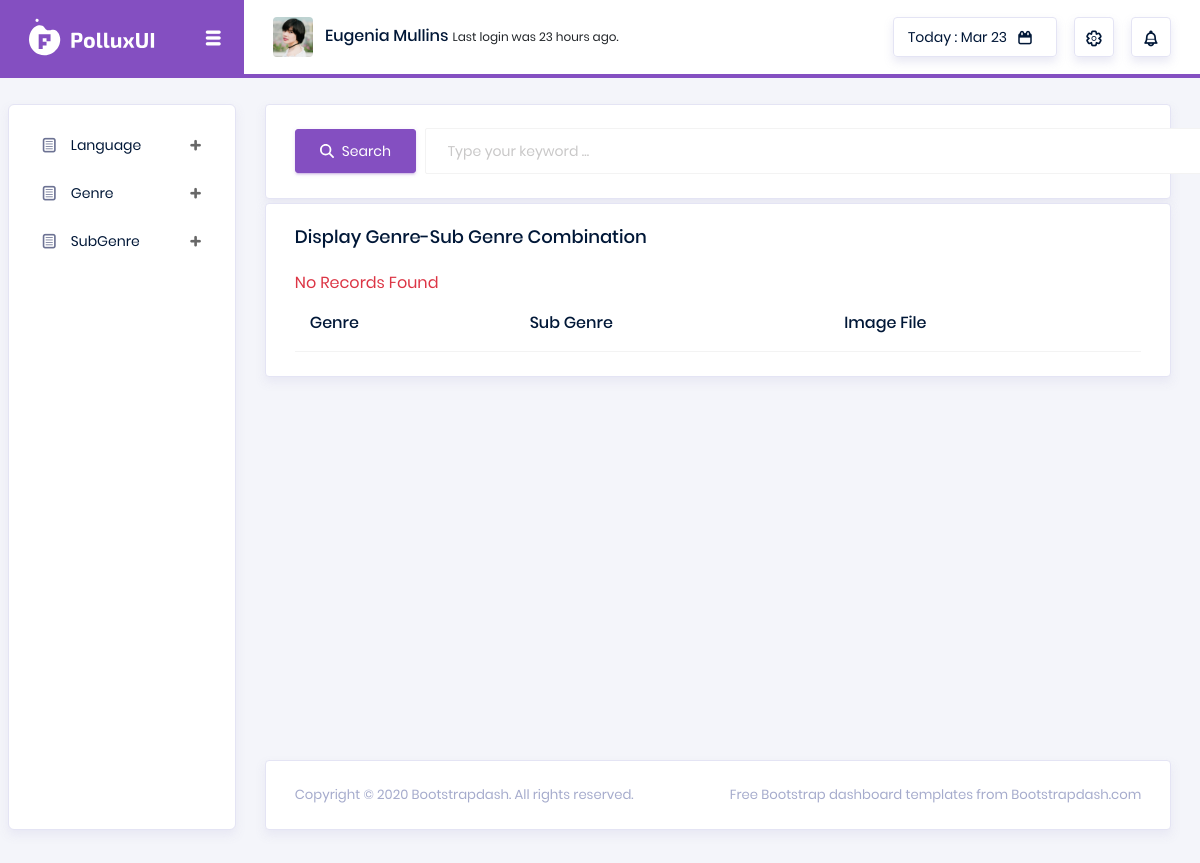
Before: /backend/Display-Subgenre-Combination with the older database file.
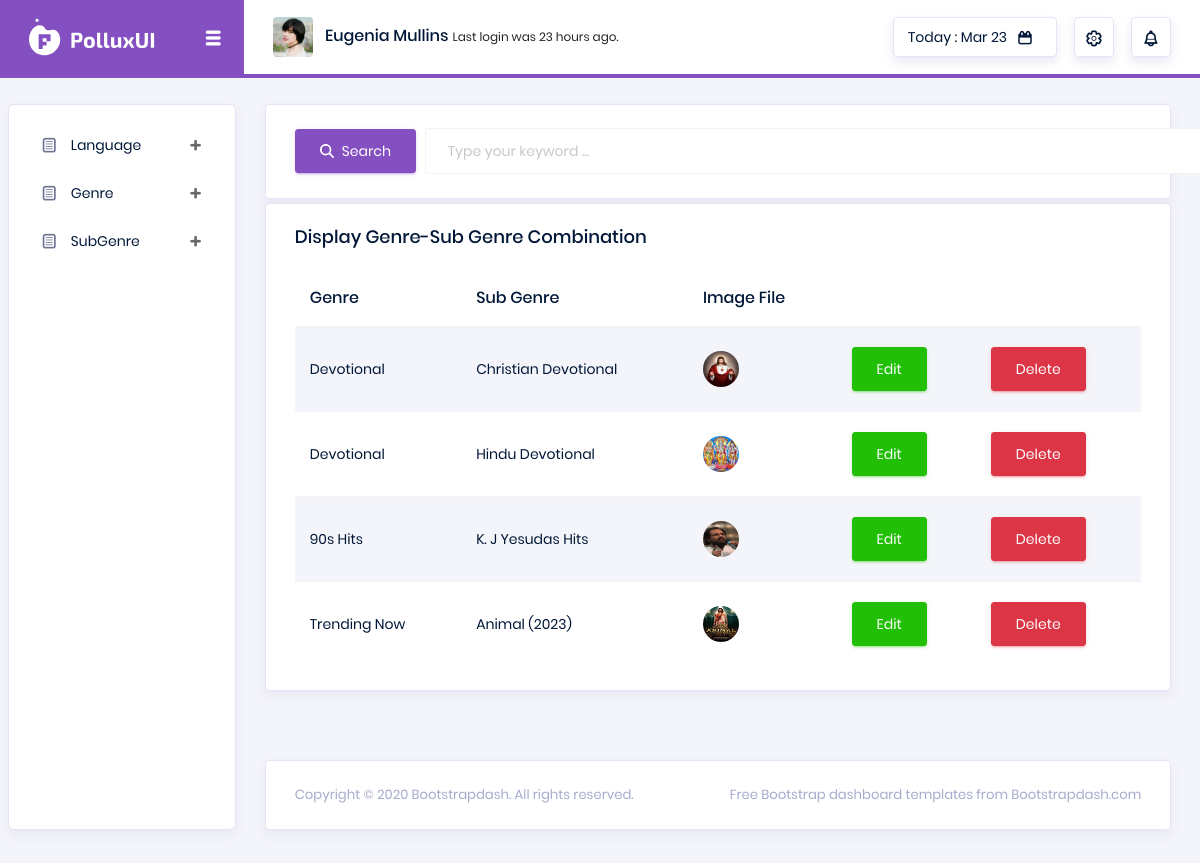
After: the same page with the newer database file.
### backend/models.py (models this page shows)
class SubCombinedDb(models.Model):
    Sub_Com_Genre = models.CharField(max_length=255, null=True, blank=True)
    Sub_Com_Res_SubGenre = models.CharField(max_length=255, null=True, blank=True)
    Sub_Com_Img_File = models.ImageField(upload_to='subcomb', null=True, blank=True)

### backend/views.py (the view)
# urls.py: path('Display-Subgenre-Combination', views.DisplaySubCombination, name='DisplaySubCombination'),
def DisplaySubCombination(request):
    subcom = SubCombinedDb.objects.all()
    if request.method == 'GET':
        str = request.GET.get('keyword')
        if str != None:
            subcom = SubCombinedDb.objects.filter(Sub_Com_Res_SubGenre__icontains=str)
    context = {'subcom': subcom}
    return render(request, 'directory/subcombination/disp_subcomb.html', context)

### backend/templates/directory/subcombination/disp_subcomb.html (shortened to what this page needs)
<!DOCTYPE html>
{% extends 'index.html' %}
{% block content %}
<html lang="en">
<head>
</head>
<body>
    <div class="card mb-1">
        <div class="card-body">
            <form action="" method="GET" class="forms-sample">
                <div class="form-group mb-0">
                    <button type="submit" class="btn btn-primary">
                        <i class="fa-solid fa-magnifying-glass mr-2"></i><span>Search</span>
                    </button>
                    <input type="text" name="keyword" class="form-control display-search-box" autocomplete="off"
                        placeholder="Type your keyword ...">
                </div>
            </form>
        </div>
    </div>
    <div class="card">
        <div class="card-body">
            <h4 class="card-title">Display Genre-Sub Genre Combination</h4>
            <div class="table-responsive">
                <table class="table table-striped">
                    <thead>
                        <tr>
                            <th>Genre</th>
                            <th>Sub Genre</th>
                            <th>Image File</th>
                        </tr>
                    </thead>
                    <tbody>
                        {% for i in subcom %}
                        <tr>
                            <td>{{i.Sub_Com_Genre}}</td>
                            <td>{{i.Sub_Com_Res_SubGenre}}</td>
                            <td>
                                <img src="{{i.Sub_Com_Img_File.url}}" alt="Image">
                            </td>
                            <td>
                                <form action="{% url 'EditSubCombination' subId=i.id %}">
                                    <button type="submit" class="btn btn-success">
                                        <span>Edit</span>
                                    </button>
                                </form>
                            </td>
                            <td>
                                <form action="{% url 'DeleteSubCombination' subId=i.id %}">
                                    <button type="submit" class="btn btn-danger">
                                        <span>Delete</span>
                                    </button>
                                </form>
                            </td>
                        </tr>
                        {% empty %}
                        <span class="text-danger">No Records Found</span>
                        {% endfor %}
                    </tbody>
                </table>
            </div>
        </div>
    </div>
</body>
</html>
{% endblock %}

### backend/templates/index.html (shortened to what this page needs)
<!DOCTYPE html>
{% load static %}
<html lang="en">
<head>
    <link rel="stylesheet" href="https://cdnjs.cloudflare.com/ajax/libs/font-awesome/6.5.1/css/all.min.css">
    <link rel="stylesheet" href="{% static 'vendors/typicons/typicons.css' %}">
    <link rel="stylesheet" href="{% static 'vendors/css/vendor.bundle.base.css' %}">
    <link rel="stylesheet" href="{% static 'css/vertical-layout-light/style.css' %}">
    <link rel="stylesheet" href="{% static 'css/added.css' %}">
</head>
<body>
    <div class="container-scroller">
        <nav class="navbar col-lg-12 col-12 p-0 fixed-top d-flex flex-row">
            <div class="navbar-brand-wrapper d-flex justify-content-center">
                <div class="navbar-brand-inner-wrapper d-flex justify-content-between align-items-center w-100">
                    <a class="navbar-brand brand-logo" href="{% url 'backindex' %}">
                        <img src="{% static 'images/logo.svg' %}" alt="logo" />
                    </a>
                    <button class="navbar-toggler navbar-toggler align-self-center" type="button"
                        data-toggle="minimize">
                        <span class="typcn typcn-th-menu"></span>
                    </button>
                </div>
            </div>
            <div class="navbar-menu-wrapper d-flex align-items-center justify-content-end">
                <ul class="navbar-nav mr-lg-2">
                    <li class="nav-item nav-profile dropdown">
                        <a class="nav-link" href="#" data-toggle="dropdown" id="profileDropdown">
                            <img src="{% static 'images/faces/face5.jpg' %}" alt="profile" />
                            <span class="nav-profile-name">Eugenia Mullins</span>
                        </a>
                    </li>
                    <li class="nav-item nav-user-status dropdown">
                        <p class="mb-0">Last login was 23 hours ago.</p>
                    </li>
                </ul>
                <ul class="navbar-nav navbar-nav-right">
                    <li class="nav-item nav-date dropdown">
                        <a class="nav-link d-flex justify-content-center align-items-center" href="javascript:;">
                            <h6 class="date mb-0">Today : Mar 23</h6>
                            <i class="typcn typcn-calendar"></i>
                        </a>
                    </li>
                    <li class="nav-item dropdown">
                        <a class="nav-link count-indicator dropdown-toggle d-flex justify-content-center align-items-center"
                            id="messageDropdown" href="#" data-toggle="dropdown">
                            <i class="typcn typcn-cog-outline mx-0"></i>
                        </a>
                    </li>
                    <li class="nav-item dropdown mr-0">
                        <a class="nav-link count-indicator dropdown-toggle d-flex align-items-center justify-content-center"
                            id="notificationDropdown" href="#" data-toggle="dropdown">
                            <i class="typcn typcn-bell mx-0"></i>
                        </a>
                    </li>
                </ul>
            </div>
        </nav>
        <div class="container-fluid page-body-wrapper">
            <nav class="sidebar sidebar-offcanvas" id="sidebar">
                <ul class="nav">
                    <li class="nav-item">
                        <a class="nav-link" data-toggle="collapse" href="#ui-basic" aria-expanded="false"
                            aria-controls="ui-basic">
                            <i class="typcn typcn-document-text menu-icon"></i>
                            <span class="menu-title">Language</span>
                            <i class="menu-arrow"></i>
                        </a>
                    </li>
                    <li class="nav-item">
                        <a class="nav-link" data-toggle="collapse" href="#ui-basics" aria-expanded="false"
                            aria-controls="ui-basic">
                            <i class="typcn typcn-document-text menu-icon"></i>
                            <span class="menu-title">Genre</span>
                            <i class="menu-arrow"></i>
                        </a>
                    </li>
                    <li class="nav-item">
                        <a class="nav-link" data-toggle="collapse" href="#icons" aria-expanded="false"
                            aria-controls="icons">
                            <i class="typcn typcn-document-text menu-icon"></i>
                            <span class="menu-title">SubGenre</span>
                            <i class="menu-arrow"></i>
                        </a>
                    </li>
                </ul>
            </nav>
            <div class="main-panel">
                <div class="content-wrapper">
                    {% block content %}{% endblock %}
                </div>
                <footer class="footer">
                    <div class="card">
                        <div class="card-body">
                            <div class="d-sm-flex justify-content-center justify-content-sm-between">
                                <span class="text-muted text-center text-sm-left d-block d-sm-inline-block">Copyright ©
                                    2020 <a href="https://www.bootstrapdash.com/" class="text-muted"
                                        target="_blank">Bootstrapdash</a>. All rights reserved.</span>
                                <span class="float-none float-sm-right d-block mt-1 mt-sm-0 text-center text-muted">Free
                                    <a href="https://www.bootstrapdash.com/" class="text-muted"
                                        target="_blank">Bootstrap dashboard</a> templates from Bootstrapdash.com</span>
                            </div>
                        </div>
                    </div>
                </footer>
            </div>
        </div>
    </div>
</body>
</html>

### backend/static/css/added.css (style rules this page uses)
.display-search-box { margin-left: 130px; margin-top: -45px; width: 855px; }

Changed rows visible on the page:
added SubCombinedDb: Sub_Com_Genre "Devotional", Sub_Com_Res_SubGenre "Christian Devotional", Sub_Com_Img_File (picture)
added SubCombinedDb: Sub_Com_Genre "Devotional", Sub_Com_Res_SubGenre "Hindu Devotional", Sub_Com_Img_File (picture)
added SubCombinedDb: Sub_Com_Genre "90s Hits", Sub_Com_Res_SubGenre "K. J Yesudas Hits", Sub_Com_Img_File (picture)
added SubCombinedDb: Sub_Com_Genre "Trending Now", Sub_Com_Res_SubGenre "Animal (2023)", Sub_Com_Img_File (picture)
Other visible differences:
text no longer shown: "No Records Found"
